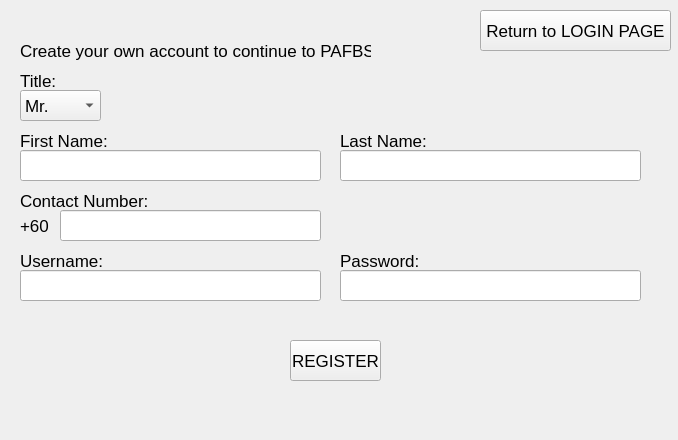
<?xml version="1.0" encoding="UTF-8"?>
<ui version="4.0">
 <class>Register</class>
 <widget class="QMainWindow" name="Register">
  <property name="geometry">
   <rect>
    <x>0</x>
    <y>0</y>
    <width>678</width>
    <height>440</height>
   </rect>
  </property>
  <property name="windowTitle">
   <string>Registration Window</string>
  </property>
  <widget class="QWidget" name="centralwidget">
   <widget class="QLabel" name="label">
    <property name="geometry">
     <rect>
      <x>20</x>
      <y>130</y>
      <width>101</width>
      <height>21</height>
     </rect>
    </property>
    <property name="font">
     <font>
      <pointsize>13</pointsize>
     </font>
    </property>
    <property name="text">
     <string>First Name:</string>
    </property>
   </widget>
   <widget class="QLabel" name="title1">
    <property name="geometry">
     <rect>
      <x>20</x>
      <y>30</y>
      <width>351</width>
      <height>41</height>
     </rect>
    </property>
    <property name="font">
     <font>
      <pointsize>13</pointsize>
     </font>
    </property>
    <property name="text">
     <string>Create your own account to continue to PAFBS</string>
    </property>
   </widget>
   <widget class="QLabel" name="label_2">
    <property name="geometry">
     <rect>
      <x>340</x>
      <y>130</y>
      <width>101</width>
      <height>21</height>
     </rect>
    </property>
    <property name="font">
     <font>
      <pointsize>13</pointsize>
     </font>
    </property>
    <property name="text">
     <string>Last Name:</string>
    </property>
   </widget>
   <widget class="QLabel" name="label_3">
    <property name="geometry">
     <rect>
      <x>20</x>
      <y>250</y>
      <width>101</width>
      <height>21</height>
     </rect>
    </property>
    <property name="font">
     <font>
      <pointsize>13</pointsize>
     </font>
    </property>
    <property name="text">
     <string>Username:</string>
    </property>
   </widget>
   <widget class="QLabel" name="label_4">
    <property name="geometry">
     <rect>
      <x>340</x>
      <y>250</y>
      <width>101</width>
      <height>21</height>
     </rect>
    </property>
    <property name="font">
     <font>
      <pointsize>13</pointsize>
     </font>
    </property>
    <property name="text">
     <string>Password:</string>
    </property>
   </widget>
   <widget class="QPushButton" name="registerbtn">
    <property name="geometry">
     <rect>
      <x>290</x>
      <y>340</y>
      <width>91</width>
      <height>41</height>
     </rect>
    </property>
    <property name="font">
     <font>
      <pointsize>13</pointsize>
     </font>
    </property>
    <property name="text">
     <string>REGISTER</string>
    </property>
   </widget>
   <widget class="QComboBox" name="comboBox">
    <property name="geometry">
     <rect>
      <x>20</x>
      <y>90</y>
      <width>81</width>
      <height>31</height>
     </rect>
    </property>
    <property name="font">
     <font>
      <pointsize>13</pointsize>
     </font>
    </property>
    <item>
     <property name="text">
      <string>Mr.</string>
     </property>
    </item>
    <item>
     <property name="text">
      <string>Mrs.</string>
     </property>
    </item>
   </widget>
   <widget class="QLabel" name="label_6">
    <property name="geometry">
     <rect>
      <x>20</x>
      <y>70</y>
      <width>101</width>
      <height>21</height>
     </rect>
    </property>
    <property name="font">
     <font>
      <pointsize>13</pointsize>
     </font>
    </property>
    <property name="text">
     <string>Title:</string>
    </property>
   </widget>
   <widget class="QPushButton" name="back2login">
    <property name="geometry">
     <rect>
      <x>480</x>
      <y>10</y>
      <width>191</width>
      <height>41</height>
     </rect>
    </property>
    <property name="font">
     <font>
      <pointsize>13</pointsize>
     </font>
    </property>
    <property name="text">
     <string>Return to LOGIN PAGE</string>
    </property>
   </widget>
   <widget class="QLabel" name="label_7">
    <property name="geometry">
     <rect>
      <x>20</x>
      <y>190</y>
      <width>151</width>
      <height>21</height>
     </rect>
    </property>
    <property name="font">
     <font>
      <pointsize>13</pointsize>
     </font>
    </property>
    <property name="text">
     <string>Contact Number:</string>
    </property>
   </widget>
   <widget class="QLineEdit" name="passFname_cin">
    <property name="geometry">
     <rect>
      <x>20</x>
      <y>150</y>
      <width>301</width>
      <height>31</height>
     </rect>
    </property>
    <property name="font">
     <font>
      <pointsize>13</pointsize>
     </font>
    </property>
    <property name="clearButtonEnabled">
     <bool>true</bool>
    </property>
   </widget>
   <widget class="QLineEdit" name="passLname_cin">
    <property name="geometry">
     <rect>
      <x>340</x>
      <y>150</y>
      <width>301</width>
      <height>31</height>
     </rect>
    </property>
    <property name="font">
     <font>
      <pointsize>13</pointsize>
     </font>
    </property>
    <property name="clearButtonEnabled">
     <bool>true</bool>
    </property>
   </widget>
   <widget class="QLineEdit" name="passphone_cin">
    <property name="geometry">
     <rect>
      <x>60</x>
      <y>210</y>
      <width>261</width>
      <height>31</height>
     </rect>
    </property>
    <property name="font">
     <font>
      <pointsize>13</pointsize>
     </font>
    </property>
    <property name="clearButtonEnabled">
     <bool>true</bool>
    </property>
   </widget>
   <widget class="QLineEdit" name="passusername_cin">
    <property name="geometry">
     <rect>
      <x>20</x>
      <y>270</y>
      <width>301</width>
      <height>31</height>
     </rect>
    </property>
    <property name="font">
     <font>
      <pointsize>13</pointsize>
     </font>
    </property>
    <property name="clearButtonEnabled">
     <bool>true</bool>
    </property>
   </widget>
   <widget class="QLineEdit" name="passpword_cin">
    <property name="geometry">
     <rect>
      <x>340</x>
      <y>270</y>
      <width>301</width>
      <height>31</height>
     </rect>
    </property>
    <property name="font">
     <font>
      <pointsize>13</pointsize>
     </font>
    </property>
    <property name="clearButtonEnabled">
     <bool>true</bool>
    </property>
   </widget>
   <widget class="QLabel" name="logo">
    <property name="geometry">
     <rect>
      <x>20</x>
      <y>5</y>
      <width>151</width>
      <height>41</height>
     </rect>
    </property>
    <property name="text">
     <string/>
    </property>
    <property name="pixmap">
     <pixmap>../logo.png</pixmap>
    </property>
    <property name="scaledContents">
     <bool>true</bool>
    </property>
   </widget>
   <widget class="QLabel" name="db_lbl">
    <property name="geometry">
     <rect>
      <x>540</x>
      <y>420</y>
      <width>131</width>
      <height>16</height>
     </rect>
    </property>
    <property name="text">
     <string/>
    </property>
   </widget>
   <widget class="QLabel" name="label_5">
    <property name="geometry">
     <rect>
      <x>20</x>
      <y>210</y>
      <width>71</width>
      <height>31</height>
     </rect>
    </property>
    <property name="font">
     <font>
      <pointsize>13</pointsize>
     </font>
    </property>
    <property name="text">
     <string>+60</string>
    </property>
   </widget>
  </widget>
 </widget>
 <tabstops>
  <tabstop>comboBox</tabstop>
  <tabstop>registerbtn</tabstop>
  <tabstop>back2login</tabstop>
 </tabstops>
 <resources/>
 <connections/>
</ui>
